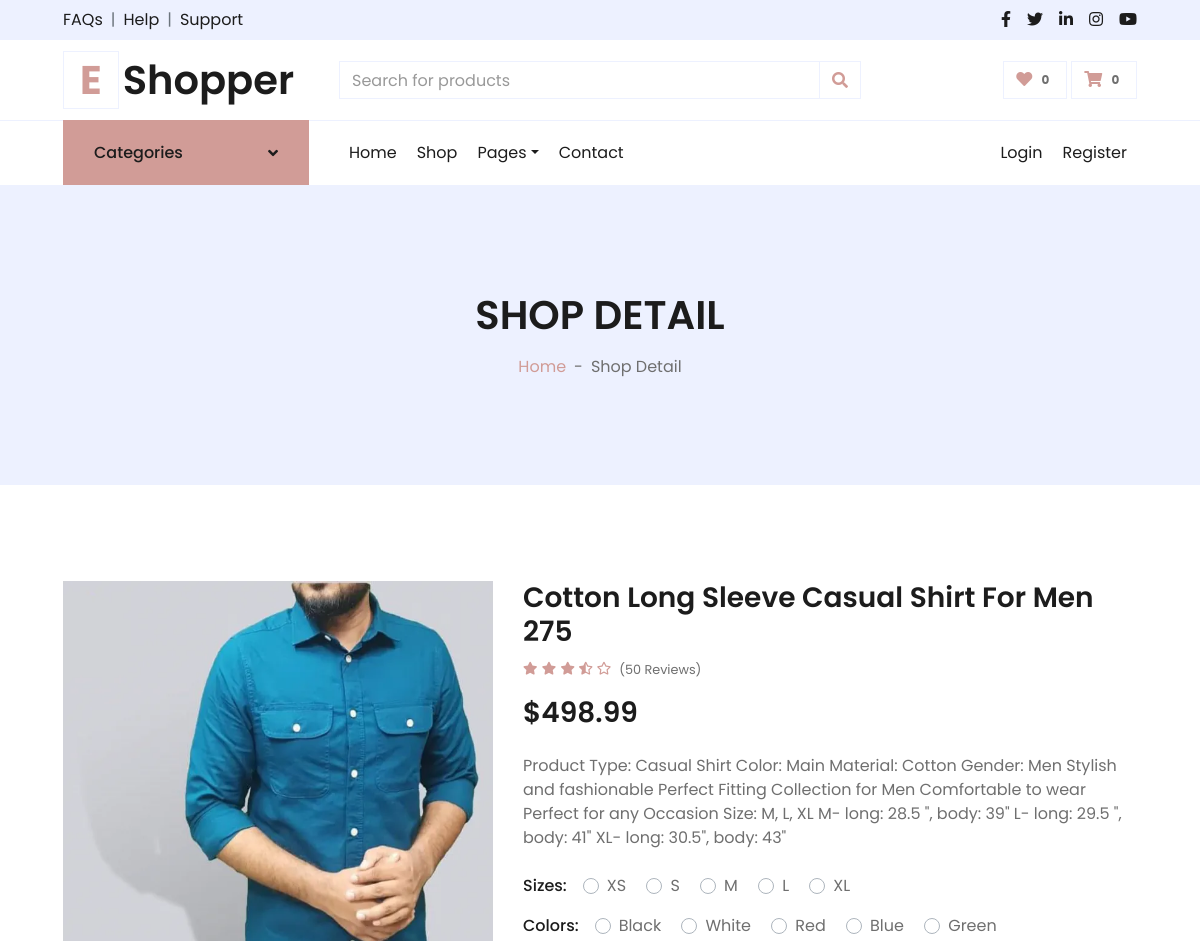
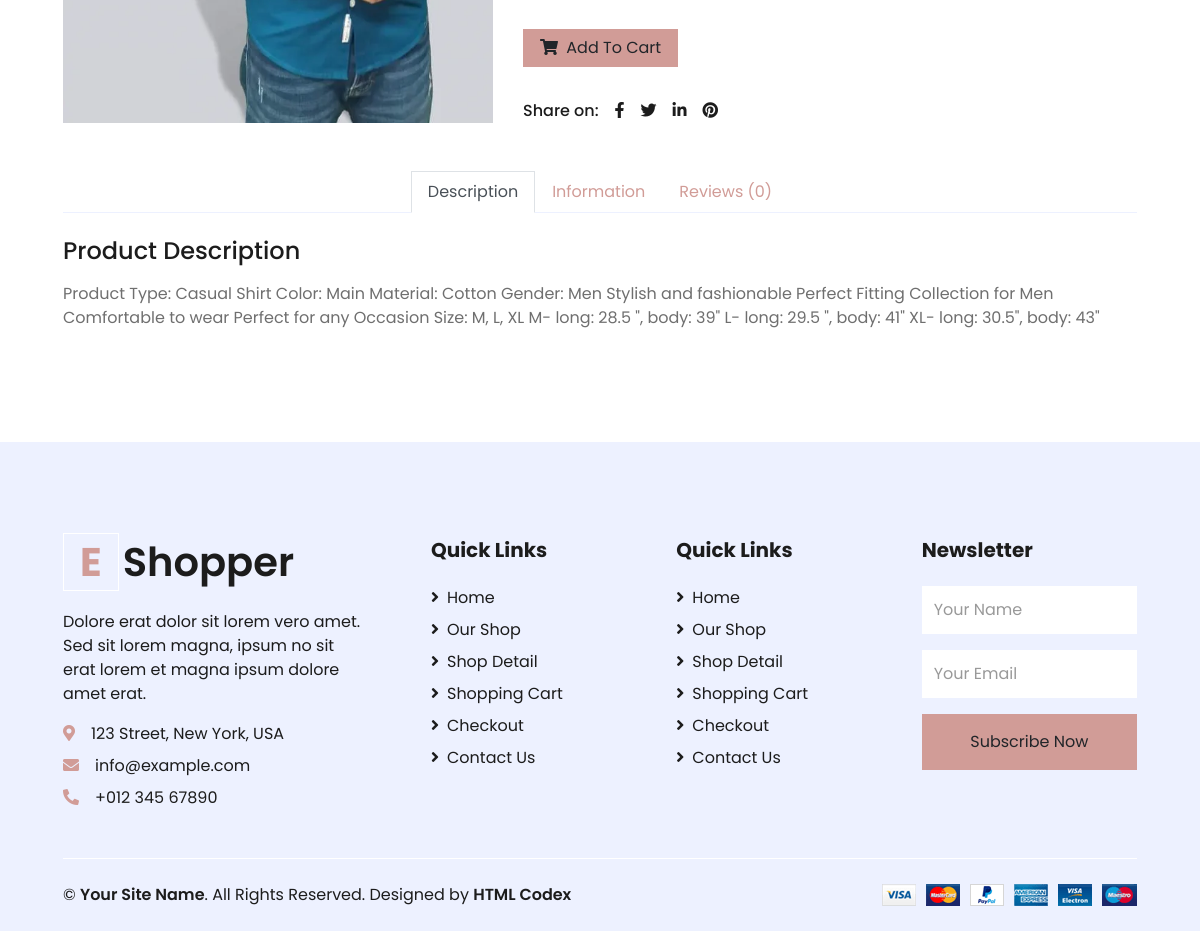
Screenshot of /store/shirt/cotton-long-sleeve-casual-shirt-for-men-275/ with the database file from the repository (2 pictures, top to bottom).
### store/models.py (models this page shows, shortened)
class Product(models.Model):
    name = models.CharField(max_length=100)
    slug = models.SlugField(max_length=150,unique=True)
    desc = models.TextField(blank=True)
    price = models.DecimalField(max_digits=10,decimal_places=2)
    image = models.ImageField(upload_to='images/product',blank=True)
    category = models.ForeignKey(Category,on_delete=models.CASCADE)
    is_available = models.BooleanField(default=True)
    stock = models.IntegerField()
    created_at = models.DateTimeField(auto_now_add=True)
    updated_at = models.DateTimeField(auto_now=True)

### store/views.py (the view)
# urls.py: path('<slug:category_slug>/<slug:product_slug>/',views.product_details,name='product_details'),
def product_details(request, category_slug, product_slug):
    try:
        product = Product.objects.get(category__slug=category_slug,slug=product_slug)
        in_cart = CartItem.objects.filter(cart__cart_id = _cart_id(request),product=product).exists()
    except:
        pass
    context = {
        'product': product,
        'in_cart': in_cart,
    }
    return render(request,'store/product_details.html',context)

### cart_app/context_processor.py (called while the page is built)
def counter(request):
    item_count = 0
    try:
        cart = Cart.objects.filter(cart_id = _cart_id(request))
        cart_item = CartItem.objects.all().filter(cart=cart[:1])
        for item in cart_item:
            item_count += item.quantity
    except:
        item_count = 0
    return dict(item_count=item_count)

### cart_app/views.py (called while the page is built)
def _cart_id(request):
    cart = request.session.session_key
    if not cart:
        cart = request.session.create()
    return cart

### category/context_processor.py (called while the page is built)
def get_category(request):
    category = Category.objects.all()
    return dict(category=category)

### templates/store/product_details.html (shortened to what this page needs)
{% extends 'base.html' %}
{% load static %}
{% block content %}
<div class="container-fluid">
    <div class="row border-top px-xl-5">
        <div class="col-lg-3 d-none d-lg-block">
            <a class="btn shadow-none d-flex align-items-center justify-content-between bg-primary text-white w-100" data-toggle="collapse" href="#navbar-vertical" style="height: 65px; margin-top: -1px; padding: 0 30px;">
                <h6 class="m-0">Categories</h6>
                <i class="fa fa-angle-down text-dark"></i>
            </a>
        </div>
        <div class="col-lg-9">
            <nav class="navbar navbar-expand-lg bg-light navbar-light py-3 py-lg-0 px-0">
                <div class="collapse navbar-collapse justify-content-between" id="navbarCollapse">
                    <div class="navbar-nav mr-auto py-0">
                        <a href="{% url 'home' %}" class="nav-item nav-link">Home</a>
                        <a href="{% url 'store' %}" class="nav-item nav-link">Shop</a>
                        <div class="nav-item dropdown">
                            <a href="#" class="nav-link dropdown-toggle" data-toggle="dropdown">Pages</a>
                        </div>
                        <a href="contact.html" class="nav-item nav-link">Contact</a>
                    </div>
                    <div class="navbar-nav ml-auto py-0">
                        <a href="" class="nav-item nav-link">Login</a>
                        <a href="" class="nav-item nav-link">Register</a>
                    </div>
                </div>
            </nav>
        </div>
    </div>
</div>
    <div class="container-fluid bg-secondary mb-5">
        <div class="d-flex flex-column align-items-center justify-content-center" style="min-height: 300px">
            <h1 class="font-weight-semi-bold text-uppercase mb-3">Shop Detail</h1>
            <div class="d-inline-flex">
                <p class="m-0"><a href="">Home</a></p>
                <p class="m-0 px-2">-</p>
                <p class="m-0">Shop Detail</p>
            </div>
        </div>
    </div>
     <div class="container-fluid py-5">
        <div class="row px-xl-5">
            <div class="col-lg-5 pb-5">
                <img class="w-100 h-100" src="{{product.image.url}}" alt="Image">
            </div>
            <div class="col-lg-7 pb-5">
                <h3 class="font-weight-semi-bold">{{product.name}}</h3>
                <div class="d-flex mb-3">
                    <div class="text-primary mr-2">
                        <small class="fas fa-star"></small>
                        <small class="fas fa-star"></small>
                        <small class="fas fa-star"></small>
                        <small class="fas fa-star-half-alt"></small>
                        <small class="far fa-star"></small>
                    </div>
                    <small class="pt-1">(50 Reviews)</small>
                </div>
                <h3 class="font-weight-semi-bold mb-4">${{product.price}}</h3>
                <p class="mb-4">{{product.desc}}</p>
                <div class="d-flex mb-3">
                    <p class="text-dark font-weight-medium mb-0 mr-3">Sizes:</p>
                    <form>
                        <div class="custom-control custom-radio custom-control-inline">
                            <label class="custom-control-label" for="size-1">XS</label>
                        </div>
                        <div class="custom-control custom-radio custom-control-inline">
                            <label class="custom-control-label" for="size-2">S</label>
                        </div>
                        <div class="custom-control custom-radio custom-control-inline">
                            <label class="custom-control-label" for="size-3">M</label>
                        </div>
                        <div class="custom-control custom-radio custom-control-inline">
                            <label class="custom-control-label" for="size-4">L</label>
                        </div>
                        <div class="custom-control custom-radio custom-control-inline">
                            <label class="custom-control-label" for="size-5">XL</label>
                        </div>
                    </form>
                </div>
                <div class="d-flex mb-4">
                    <p class="text-dark font-weight-medium mb-0 mr-3">Colors:</p>
                    <form>
                        <div class="custom-control custom-radio custom-control-inline">
                            <label class="custom-control-label" for="color-1">Black</label>
                        </div>
                        <div class="custom-control custom-radio custom-control-inline">
                            <label class="custom-control-label" for="color-2">White</label>
                        </div>
                        <div class="custom-control custom-radio custom-control-inline">
                            <label class="custom-control-label" for="color-3">Red</label>
                        </div>
                        <div class="custom-control custom-radio custom-control-inline">
                            <label class="custom-control-label" for="color-4">Blue</label>
                        </div>
                        <div class="custom-control custom-radio custom-control-inline">
                            <label class="custom-control-label" for="color-5">Green</label>
                        </div>
                    </form>
                </div>
                <div class="d-flex align-items-center mb-4 pt-2">
                    {% if product.stock <= 0 %}
                    <h5 class='text-danger'>out of stock</h5>
                    {% else %}
                        {% if in_cart %}
                        <a href="{% url 'cart'  %}" class="btn btn-success px-3"><i class="fa fa-check mr-1"></i> Already added to cart</a>
                        {% else %}
                        <a href="{% url 'add_cart' product.id %}" class="btn btn-primary px-3"><i class="fa fa-shopping-cart mr-1"></i> Add To Cart</a>
                        {% endif %}
                    {% endif %}
                </div>
                <div class="d-flex pt-2">
                    <p class="text-dark font-weight-medium mb-0 mr-2">Share on:</p>
                    <div class="d-inline-flex">
                        <a class="text-dark px-2" href="">
                            <i class="fab fa-facebook-f"></i>
                        </a>
                        <a class="text-dark px-2" href="">
                            <i class="fab fa-twitter"></i>
                        </a>
                        <a class="text-dark px-2" href="">
                            <i class="fab fa-linkedin-in"></i>
                        </a>
                        <a class="text-dark px-2" href="">
                            <i class="fab fa-pinterest"></i>
                        </a>
                    </div>
                </div>
            </div>
        </div>
        <div class="row px-xl-5">
            <div class="col">
                <div class="nav nav-tabs justify-content-center border-secondary mb-4">
                    <a class="nav-item nav-link active" data-toggle="tab" href="#tab-pane-1">Description</a>
                    <a class="nav-item nav-link" data-toggle="tab" href="#tab-pane-2">Information</a>
                    <a class="nav-item nav-link" data-toggle="tab" href="#tab-pane-3">Reviews (0)</a>
                </div>
                <div class="tab-content">
                    <div class="tab-pane fade show active" id="tab-pane-1">
                        <h4 class="mb-3">Product Description</h4>
                        <p>{{product.desc}}</p>
                    </div>
                </div>
            </div>
        </div>
    </div>
{% endblock %}

### rows the page displays
Product: image (picture), name "Cotton Long Sleeve Casual Shirt For Men 275", price "498.99", desc "Product Type: Casual Shirt Color: Main Material: Cotton Gender: Men Stylish and fashionable Perfect Fitting Collection for Men Comfortable to wear Perfect for any Occasion Size: M, L, XL M- long: 28.5 \", body: 39\" L- long: 29.5 \", body: 41\" XL- long: 30.5\", body: 43\""

### other values shown
{{ item_count }} "0"
